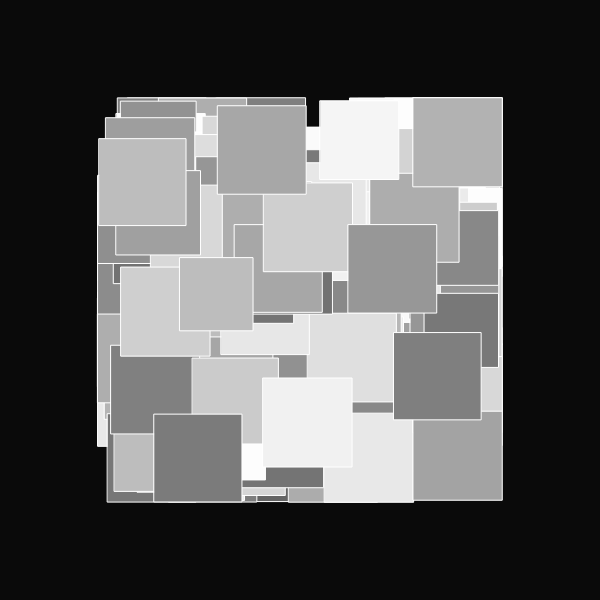
Frame 1 (no input)
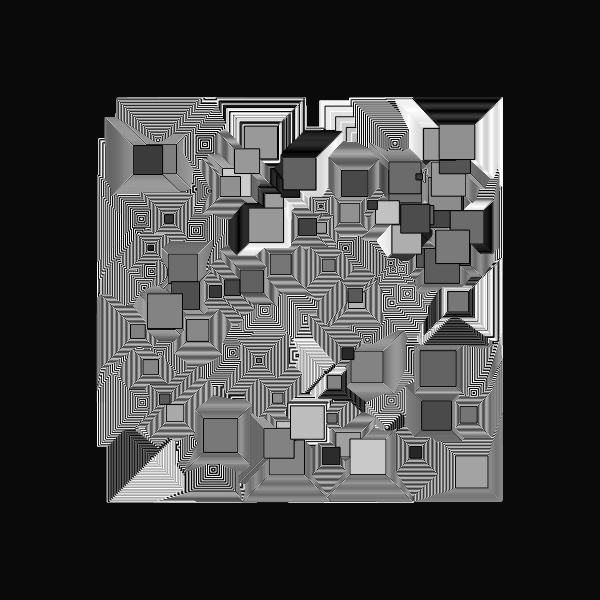
Frame 60 (no input)
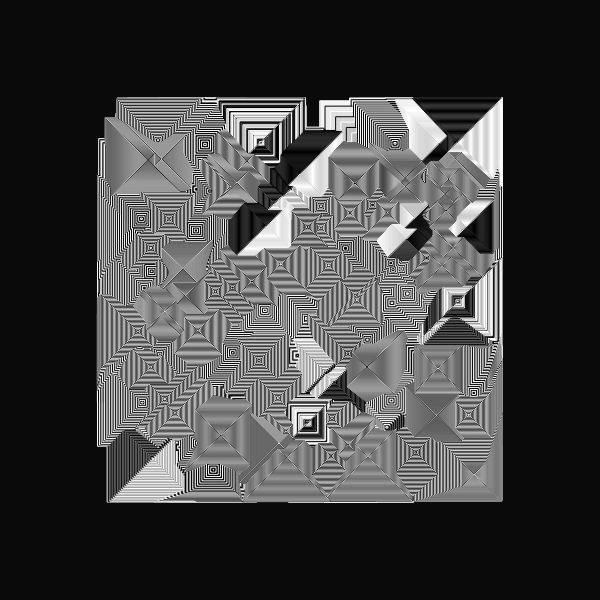
Frame 120 (the mouse pressed at the canvas centre since frame 60)

The p5.js sketch that drew these frames (run headless with seeded random() and noise() and a simulated clock; from frame 60 on, the mouse is pressed at the canvas centre):

// p5.js sketch
// ── sketch.js
//inspo from Fiona 

let moverSystems = [];
let num = 10;
let cells, cols, rows;
let offset, margin;
let cellW, cellH;
let bg;
let graphics;



function setup() {
  w = 600;
  var canvas;
    if(windowWidth>=600 && windowHeight >=600){
      canvas = createCanvas(600, 600);
    }
    else{
      canvas = createCanvas(windowWidth, windowHeight - 100);
    }

  var x = (windowWidth - width) / 2;
  var y = (windowHeight - height) / 2;

  canvas.position(x, y);
  background(0);
  noStroke();

  graphics = createGraphics(width, height);
  graphics.colorMode(HSB, 360, 100, 100, 100);

  cells = 1
  cols = cells;
  rows = cells;
  offset = width / 5;
  margin = offset / 5;
  cellW = (width - offset * 2 - margin * (cols - 1)) / cols;
  cellH = (height - offset * 2 - margin * (rows - 1)) / rows;
  

  for (let j = 0; j < rows; j++) {
    for (let i = 0; i < cols; i++) {
      let x = map(i, 0, cols, offset, width - offset + margin);
      let y = map(j, 0, rows, offset, width - offset + margin);
      let b = new Bound(x, y, cellW, cellH);
      moverSystems.push(new MoverSystem(b, int(random(10, 20))*map(cells,2,7,10,5), cellW/8, cellW/2));
      moverSystems[i].render();
    }
  }
  background(10);
  image(graphics,0,0);

}


function draw(){
  rectMode(CENTER)
  for (let ms of moverSystems) {
    ms.update();
    ms.render();
  }
  if(frameCount >300){
    noLoop();
  }
}

class Mover {
  constructor(x, y, d, c1, c2) {
    this.pos = createVector(x, y);
    this.noiseScale = createVector(200,-500,400);
    this.d = d;
    this.dLife = d/random(100);
    this.maxD = this.d;
    this.c1 = c1;
    this.c2 = c2;
  }
  update() {
    let n = map(noise(this.pos.x / this.noiseScale.x, this.pos.y / this.noiseScale.y), 0, 1, 600, -200);
    let vel = createVector(sin(n), sin(n));
    this.pos.add(vel);
    this.d -= this.dLife;
    this.d = constrain(this.d, 0, this.maxD);
  }
  render() {
    colorMode(RGB);
    let c = lerpColor(color(this.c1), color(this.c2 + 100), this.d/this.maxD);
    let cLine = lerpColor(color(this.c1), color(this.c2), this.d/this.maxD - 100);

    fill(c, 15);
    stroke(255)
    if(frameCount%2 == 0){
      stroke(0);
    }
    rect(this.pos.x, this.pos.y, this.d*2, this.d*2);
  }
}

class MoverSystem {
  constructor(b, n, d, p) {
    this.movers = [];
    this.b = b;
    this.n = n;
    this.d = d;
    this.p = p;
    for (let i = 0; i < this.n; i++) {
      let c1 = random(p);
      let c2 = c1;
      while (c1 == c2) {
        c2 = random(p);
      }
      this.movers.push(new Mover(random(this.b.x, this.b.x + this.b.w), random(this.b.y, this.b.y + this.b.h), this.d, c1, c2));
    }
  }
  update() {
    for (let m of this.movers) {
      m.update();
      this.b.checkBound(m);
    }
  }
  render() {
    for (let m of this.movers) {
      m.render();
    }
  }
}



class Bound {
  constructor(x, y, w, h) {
    this.x = x;
    this.y = y;
    this.w = w;
    this.h = h;
  }
  checkBound(m) {
    if (m.pos.x - m.d / 2 < this.x) m.pos.x = this.x + m.d / 2;
    if (m.pos.x + m.d / 2 > this.x + this.w) m.pos.x = this.x + this.w - m.d / 2;
    if (m.pos.y - m.d / 2 < this.y) m.pos.y = this.y + m.d / 2;
    if (m.pos.y + m.d / 2 > this.y + this.h) m.pos.y = this.y + this.h - m.d / 2;
  }
  render() {
    //noFill();
    rect(this.x, this.y, this.w, this.h);
  }
}
